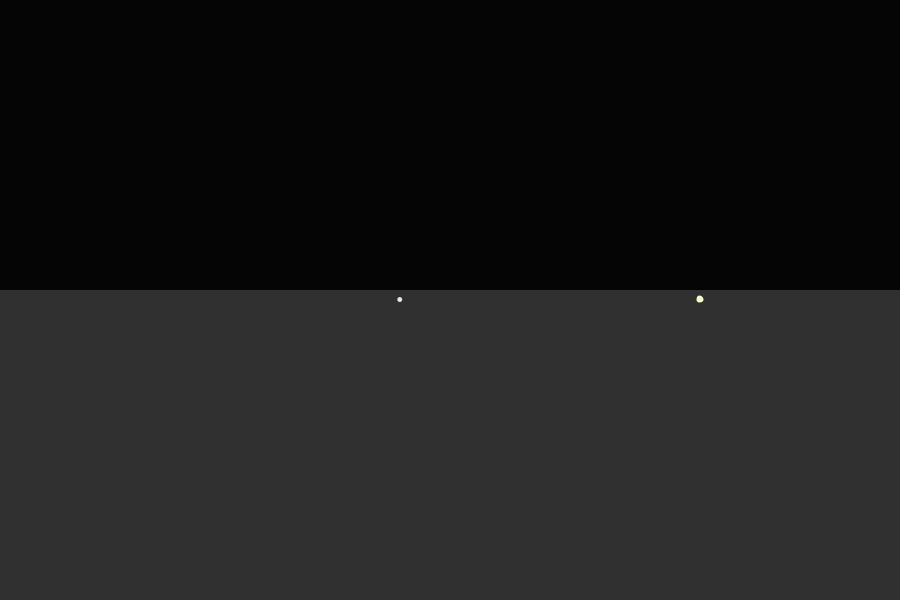
Frame 1 (no input)
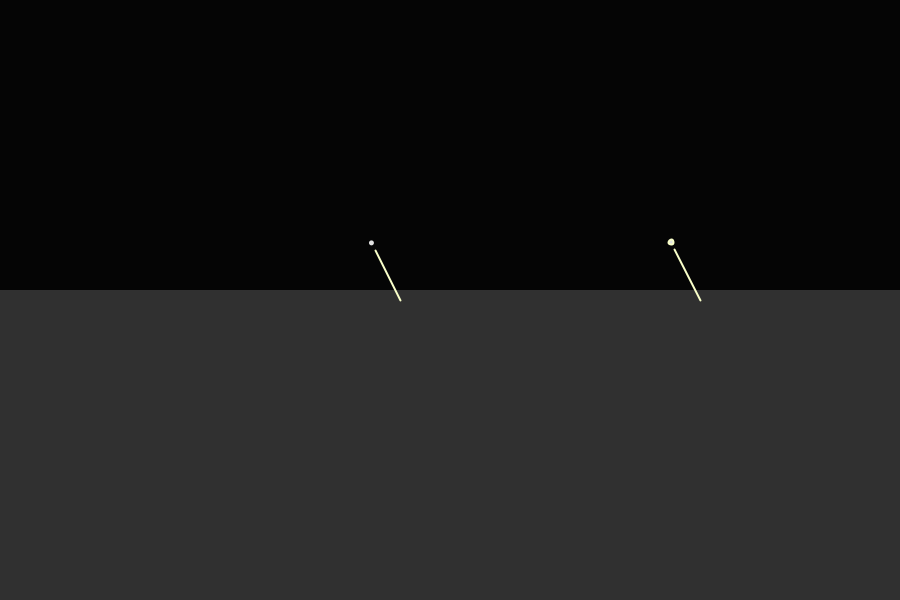
Frame 60 (the mouse pressed at the canvas centre just before this capture)
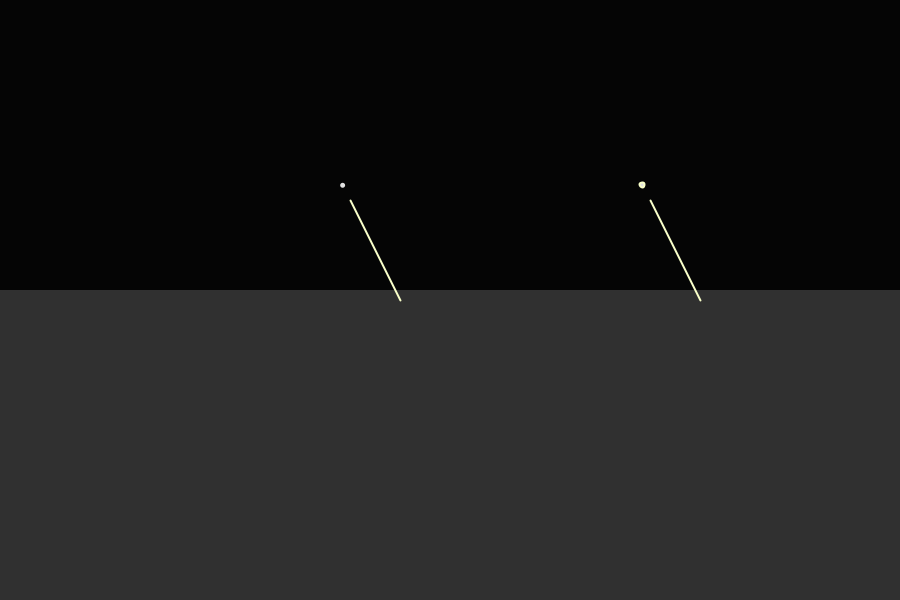
Frame 120 (the mouse held since frame 60 and released just before this capture)

The Processing sketch that drew these frames (run headless with seeded random() and noise(); from frame 60 on, the mouse is pressed at the canvas centre):

// Processing sketch: V2_rocket
// ── V2_rocket.pde

float counter;
float counter2;



void setup() {
  size(900, 600);
  counter = 0;
  counter2 = 0;
}



void draw() {
  pushMatrix();
  noStroke();
  fill(5);
  rect(0, 0, 900, 300);
  
  fill(48);
  rect(0,290,1000,5600);
  thewholeshabang(400,300,5);
  thewholeshabang(300,0,5);
  popMatrix();
}



void thewholeshabang(int a, int b, int c){
  shahed(a, b, c);


  trail (a, b,c/2);
  
  
  
  
  
  
  
}
void shahed(int x, int y, int s) {
  pushMatrix();
  translate(x, y);



  counter = counter-1.2/5;
  fill(225);
  ellipse(counter, counter/.5, s, s);
  popMatrix();
}





void trail(int q, int w, int e) {
  translate(q, w);


  counter2 = counter2-1/4.8;

  println(counter2);
  stroke(1000);
  stroke(#F9FFC9);
  line(0, 0, counter2, counter2/.5);
  strokeWeight(e);
}
